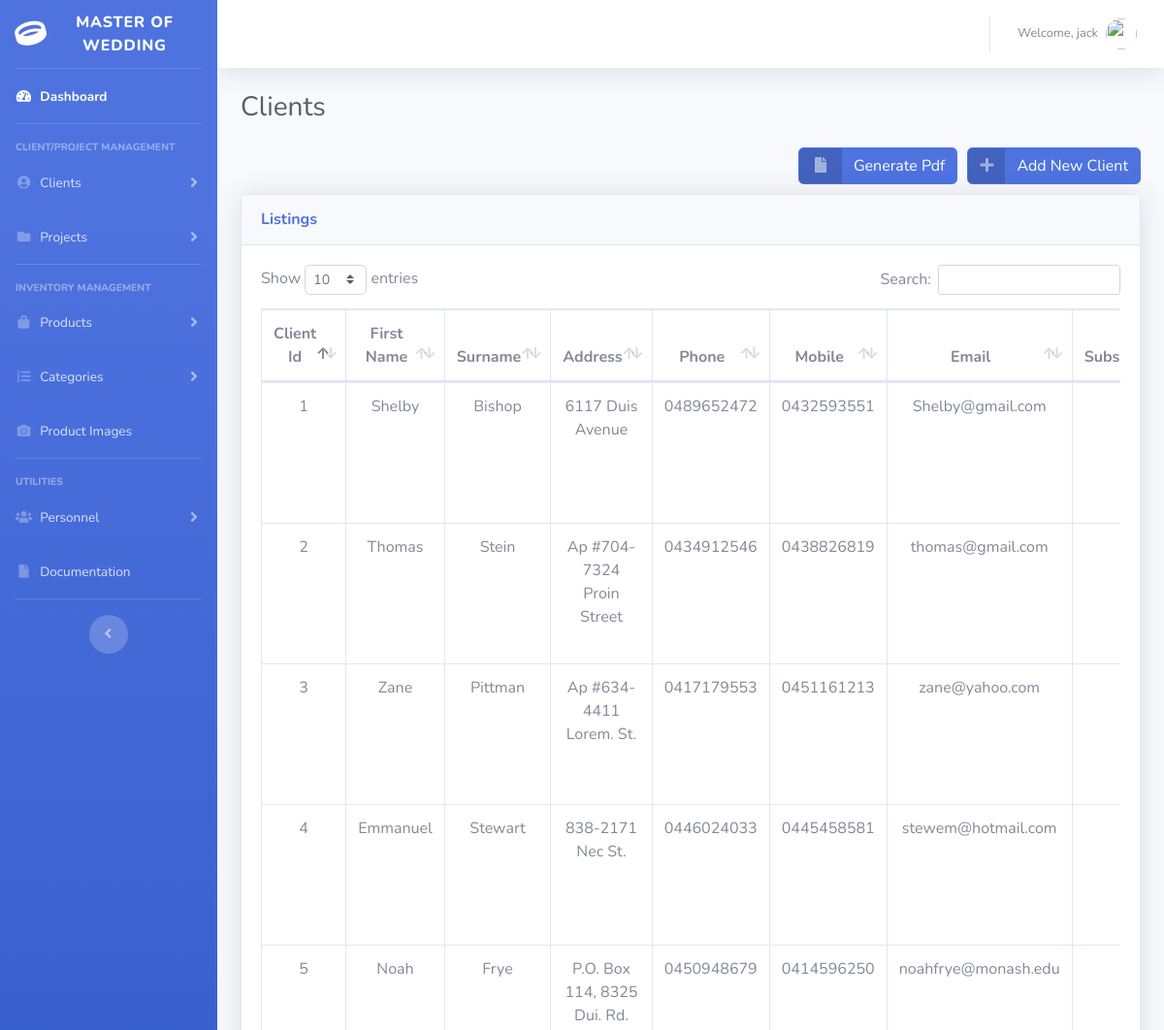
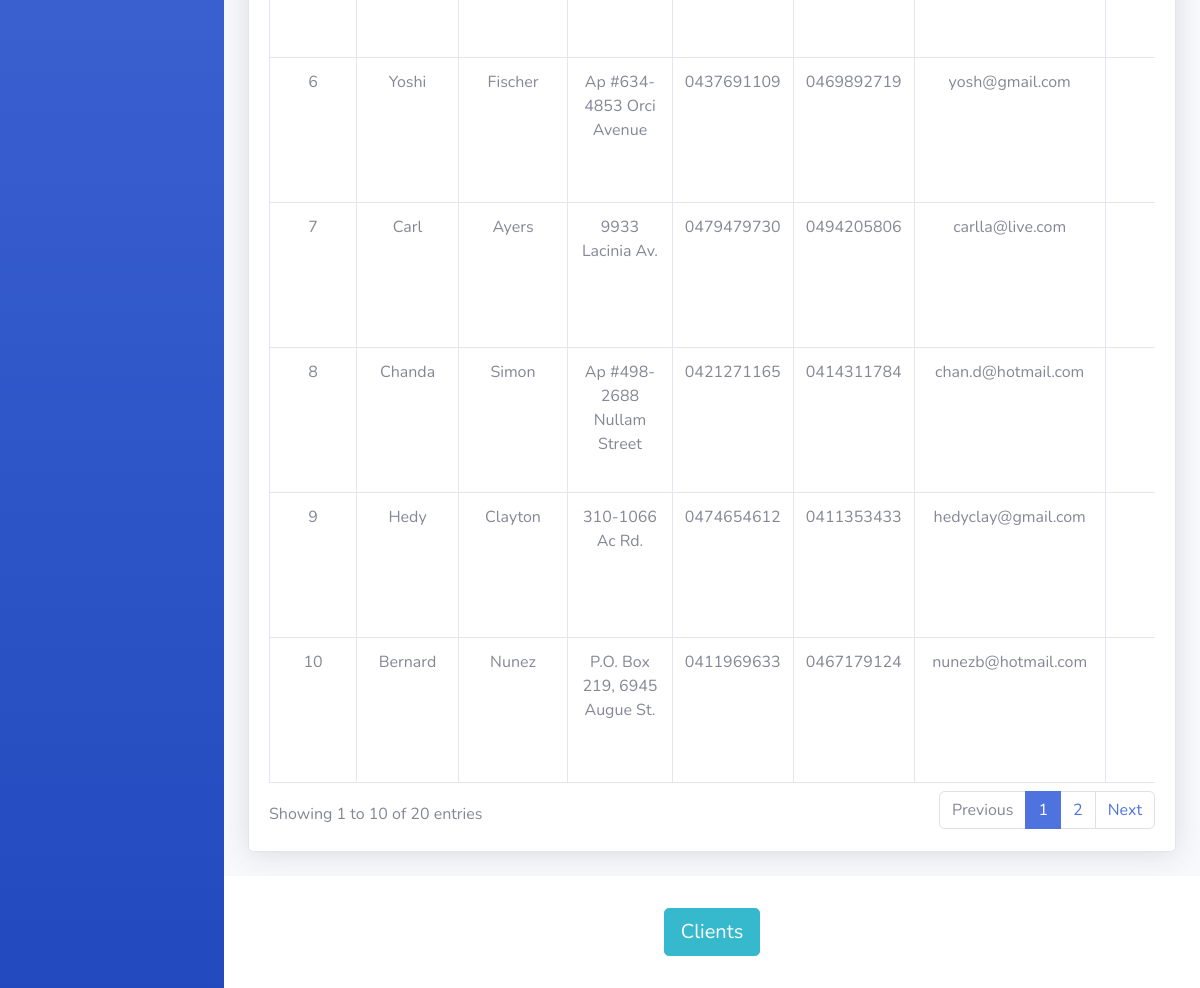
/client.php (signed in), run on the app's committed database (2 pictures, top to bottom).
### tables this page shows
CREATE TABLE `user` (
  `user_id` int(11) NOT NULL,
  `user_name` varchar(64) NOT NULL,
  `user_pass` varchar(64) NOT NULL
);

CREATE TABLE `client` (
  `client_id` int(11) NOT NULL,
  `client_fname` varchar(64) NOT NULL,
  `client_sname` varchar(64) NOT NULL,
  `client_addr` text,
  `client_phone` varchar(10) DEFAULT NULL,
  `client_mob` varchar(10) DEFAULT NULL,
  `client_email` varchar(256) DEFAULT NULL,
  `subscribed` tinyint(1) DEFAULT NULL
);

### client.php (the view, shortened to what this page needs)
<?php
include ("connection.php");
?>
<!DOCTYPE html>
<html lang="en">
<head>
    <link href="vendor/fontawesome-free/css/all.min.css" rel="stylesheet" type="text/css">
    <link href="css/sb-admin-2.min.css" rel="stylesheet">
    <link href="vendor/datatables/dataTables.bootstrap4.min.css" rel="stylesheet">
</head>
<body id="page-top">
<div id="wrapper">
    <ul class="navbar-nav bg-gradient-primary sidebar sidebar-dark accordion" id="accordionSidebar">
        <a class="sidebar-brand d-flex align-items-center justify-content-center" href="index.php">
            <div class="sidebar-brand-icon rotate-n-15">
                <i class="fas fa-ring"></i>
            </div>
            <div class="sidebar-brand-text mx-3">Master of Wedding</div>
        </a>
        <hr class="sidebar-divider my-0">
        <li class="nav-item active">
            <a class="nav-link" href="index.php">
                <i class="fas fa-fw fa-tachometer-alt"></i>
                <span>Dashboard</span></a>
        </li>
        <hr class="sidebar-divider">
        <div class="sidebar-heading">
            Client/Project Management
        </div>
        <li class="nav-item">
            <a class="nav-link collapsed" href="#" data-toggle="collapse" data-target="#clientPages" aria-expanded="true" aria-controls="clientPages">
                <i class="fas fa-fw fa-user-circle"></i>
                <span>Clients</span>
            </a>
        </li>
        <li class="nav-item">
            <a class="nav-link collapsed" href="#" data-toggle="collapse" data-target="#projectPages" aria-expanded="true" aria-controls="projectPages">
                <i class="fas fa-fw fa-folder"></i>
                <span>Projects</span>
            </a>
        </li>
        <hr class="sidebar-divider d-none d-md-block">
        <div class="sidebar-heading">
            Inventory Management
        </div>
        <li class="nav-item">
            <a class="nav-link collapsed" href="#" data-toggle="collapse" data-target="#collapseTwo" aria-expanded="true" aria-controls="collapseTwo">
                <i class="fas fa-fw fa-shopping-bag"></i>
                <span>Products</span>
            </a>
        </li>
        <li class="nav-item">
            <a class="nav-link collapsed" href="#" data-toggle="collapse" data-target="#collapseUtilities" aria-expanded="true" aria-controls="collapseUtilities">
                <i class="fas fa-fw fa-list-ol"></i>
                <span>Categories</span>
            </a>
        </li>
        <li class="nav-item">
        <li class="nav-item">
            <a class="nav-link" href="image.php">
                <i class="fas fa-fw fa-camera"></i>
                <span>Product Images</span></a>
        </li>
        </li>
        <hr class="sidebar-divider d-none d-md-block">
        <div class="sidebar-heading">
            Utilities
        </div>
        <li class="nav-item">
            <a class="nav-link collapsed" href="#" data-toggle="collapse" data-target="#users" aria-expanded="true" aria-controls="users">
                <i class="fas fa-fw fa-users"></i>
                <span>Personnel</span>
            </a>
        </li>
        <li class="nav-item">
            <a class="nav-link" href="documentation.php">
                <i class="fas fa-fw fa-file"></i>
                <span>Documentation</span></a>
        </li>
        <hr class="sidebar-divider">
        <div class="text-center d-none d-md-inline">
            <button class="rounded-circle border-0" id="sidebarToggle"></button>
        </div>
    </ul>
    <div id="content-wrapper" class="d-flex flex-column">
        <div id="content">
            <nav class="navbar navbar-expand navbar-light bg-white topbar mb-4 static-top shadow">
                <ul class="navbar-nav ml-auto">
                    <?php if (isset($_SESSION['user_id'])):
                        $user_id = $_SESSION['user_id'];
                        $query = "select user_name from user where user_id = '$user_id'";
                        $stmt = $dbh-> prepare($query);
                        $stmt -> execute();
                        $row = $stmt -> fetchObject()
                        ?>
                        <li class="nav-item dropdown no-arrow">
                            <a class="nav-link dropdown-toggle" href="#" id="userDropdown" role="button" data-toggle="dropdown" aria-haspopup="true" aria-expanded="false">
                                <span class="mr-2 d-none d-lg-inline text-gray-600 small">Welcome, <?php echo $row -> user_name?></span>
                                <img class="img-profile rounded-circle" src="https://www.flaticon.com/svg/static/icons/svg/17/17004.svg">
                            </a>
                        </li>
                    <?php else:?>
                        Not Logged In
                    <?php endif;?>
                </ul>
            </nav>
            <div class="container-fluid">
            <?php
                if (isset($_SESSION['user_id'])):?>
                <h1 class="h3 mb-4 text-gray-800">Clients</h1>
                    <a href="addClient.php" style="float: right" class="btn btn btn-primary btn-icon-split">
                        <span class="icon text-white-50">
                          <i class="fas fa-plus" onclick="location.href='addClient.php'"></i>
                        </span>
                        <span class="text">Add New Client</span>
                    </a>
                    <a href="clientPdf.php" style="float: right;margin-right: 10px" class="btn btn btn-primary btn-icon-split">
                        <span class="icon text-white-50">
                            <i class="fas fa-fw fa-file"></i>
                        </span>
                        <span class="text">Generate Pdf</span>
                    </a>
                    <br>
                    <br>
                <div class="card shadow mb-4">
                    <div class="card-header py-3">
                        <h6 class="m-0 font-weight-bold text-primary">Listings</h6>
                    </div>
                    <div class="card-body">
                        <div class="table-responsive">
                            <table class="table table-bordered" id="dataTable" width="100%" cellspacing="0" >
                            <thead>
                            <tr>
                                <th style="text-align: center">Client Id</th>
                                <th style="text-align: center">First Name</th>
                                <th style="text-align: center">Surname</th>
                                <th style="text-align: center">Address</th>
                                <th style="text-align: center">Phone</th>
                                <th style="text-align: center">Mobile</th>
                                <th style="text-align: center">Email</th>
                                <th style="text-align: center">Subscribed</th>
                            </tr>
                            </thead>
                                <tbody>
                                <?php
                                include ("connection.php");
                                $query = "SELECT * FROM `client` ORDER BY client_id ASC";
                                $stmt = $dbh->prepare($query);
                                $stmt ->execute();
                                while($row = $stmt -> fetchObject()) { ?>
                            <tr>
                                <td style="text-align: center"><?php echo $row -> client_id; ?></td>
                                <td style="text-align: center"><?php echo $row -> client_fname; ?></td>
                                <td style="text-align: center"><?php echo $row -> client_sname; ?></td>
                                <td style="text-align: center"><?php echo $row -> client_addr; ?></td>
                                <td style="text-align: center"><?php echo $row -> client_phone; ?></td>
                                <td style="text-align: center"><?php echo $row -> client_mob; ?></td>
                                <td style="text-align: center"><?php echo $row -> client_email; ?></td>
                                <td style="text-align: center"><?php if (($row -> subscribed) == 1){ echo "Yes";}else{ echo "No";}?></td>
                            </tr>
                            <?php } ?>
                        </tbody>
                    </table>
                        </div>
                    </div>
                </div>
                <?php endif;?>
            </div>
        </div>
        <footer class="sticky-footer bg-white">
            <div class="container text-center my-auto">
                <button type="button" style="text-align: center" class="btn btn-lg btn-info " onclick="window.open('displayCode.php?section=client')">
                    <span class="text">Clients</span>
                </button>
            </div>
        </footer>
    </div>
</div>
</body>
</html>

### data on the page
user: user_name "jack"
client: client_id "1", client_fname "Shelby", client_sname "Bishop", client_addr "6117 Duis Avenue", client_phone "0489652472", client_mob "0432593551", client_email "Shelby@gmail.com"
client: client_id "2", client_fname "Thomas", client_sname "Stein", client_addr "Ap #704-7324 Proin Street", client_phone "0434912546", client_mob "0438826819", client_email "thomas@gmail.com"
client: client_id "3", client_fname "Zane", client_sname "Pittman", client_addr "Ap #634-4411 Lorem. St.", client_phone "0417179553", client_mob "0451161213", client_email "zane@yahoo.com"
client: client_id "4", client_fname "Emmanuel", client_sname "Stewart", client_addr "838-2171 Nec St.", client_phone "0446024033", client_mob "0445458581", client_email "stewem@hotmail.com"
client: client_id "5", client_fname "Noah", client_sname "Frye", client_addr "P.O. Box 114, 8325 Dui. Rd.", client_phone "0450948679", client_mob "0414596250", client_email "noahfrye@monash.edu"
client: client_id "6", client_fname "Yoshi", client_sname "Fischer", client_addr "Ap #634-4853 Orci Avenue", client_phone "0437691109", client_mob "0469892719", client_email "yosh@gmail.com"
client: client_id "7", client_fname "Carl", client_sname "Ayers", client_addr "9933 Lacinia Av.", client_phone "0479479730", client_mob "0494205806", client_email "carlla@live.com"
client: client_id "8", client_fname "Chanda", client_sname "Simon", client_addr "Ap #498-2688 Nullam Street", client_phone "0421271165", client_mob "0414311784", client_email "chan.d@hotmail.com"
client: client_id "9", client_fname "Hedy", client_sname "Clayton", client_addr "310-1066 Ac Rd.", client_phone "0474654612", client_mob "0411353433", client_email "hedyclay@gmail.com"
client: client_id "10", client_fname "Bernard", client_sname "Nunez", client_addr "P.O. Box 219, 6945 Augue St.", client_phone "0411969633", client_mob "0467179124", client_email "nunezb@hotmail.com"
